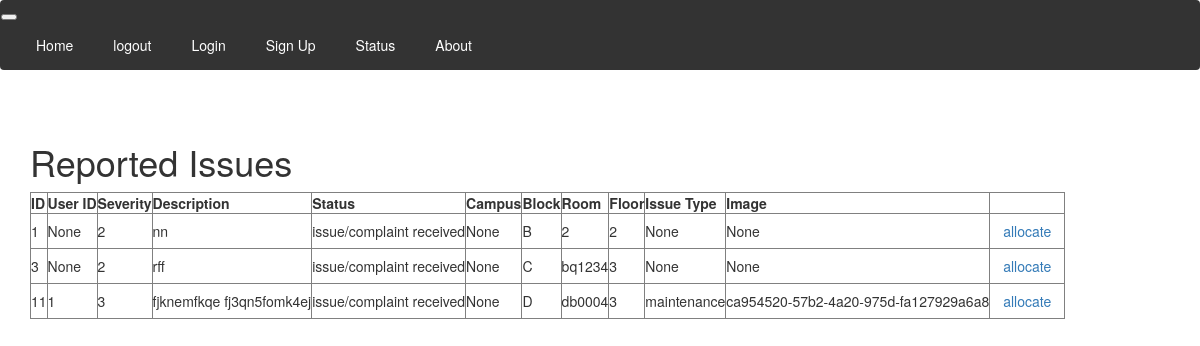
Screenshot of /Reported with the database file from the repository.
### tables this page shows
CREATE TABLE issues (
                    id INTEGER PRIMARY KEY,
                    user_id INTEGER,
                    staff_member_id INTEGER,
                    severity INTEGER,
                    description TEXT,
                    status TEXT,
                    campus TEXT,
                    block TEXT,
                    room TEXT,
                    floor INTEGER,
                    issue_type TEXT,
                    image TEXT,
                    FOREIGN KEY(user_id) REFERENCES users(id),
                    FOREIGN KEY(staff_member_id) REFERENCES users(id)
                );

### app.py (the view)
@app.route('/Reported')
def reported():
    conn = get_db_connection()
    cur = conn.cursor()
    cur.execute("SELECT * FROM issues WHERE status=?", ('issue/complaint received',))
    reported_issues = cur.fetchall()
    conn.close()
    return render_template('reported.html', reported_issues=reported_issues)

### app.py (called while the page is built)
def get_db_connection():
    conn = sqlite3.connect(DATABASE)
    conn.row_factory = sqlite3.Row
    return conn

### templates/reported.html (shortened to what this page needs)
{% extends "index.html" %}{% block content %}
<html lang="en">
<head>
</head>
<body>
<h1>Reported Issues</h1>
 <table border="1">
        <thead>
            <tr>
                <th>ID</th>
                <th>User ID</th>
                <th>Severity</th>
                <th>Description</th>
                <th>Status</th>
                <th>Campus</th>
                <th>Block</th>
                <th>Room</th>
                <th>Floor</th>
                <th>Issue Type</th>
                <th>Image</th>
            </tr>
        </thead>
        <tbody>
            {% for issue in reported_issues %}
            <tr>
                <td>{{ issue.id }}</td>
                <td>{{ issue.user_id }}</td>
                <td>{{ issue.severity }}</td>
                <td>{{ issue.description }}</td>
                <td>{{ issue.status }}</td>
                <td>{{ issue.campus }}</td>
                <td>{{ issue.block }}</td>
                <td>{{ issue.room }}</td>
                <td>{{ issue.floor }}</td>
                <td>{{ issue.issue_type }}</td>
                <td>{{ issue.image }}</td>
                <td>
                    <a href="{{url_for('allocate_issue',id=issue.id)}}" class="btn">allocate</a>
                </td>
            </tr>
            {% endfor %}
        </tbody>
    </table>
</body>
</html>
{% endblock %}

### templates/index.html (shortened to what this page needs)
<!DOCTYPE html>
<html>
    <head>
        <link rel="stylesheet"
        href="https://cdn.jsdelivr.net/npm/bootstrap@3.3.7/dist/css/bootstrap.min.css"
>
        <link rel="stylesheet"
        href="https://cdn.jsdelivr.net/npm/bootstrap@3.3.7/dist/css/bootstrap-theme.min.css"
>
    </head>
    <body>
        <nav class="navbar navbar-expand-lg navbar-dark bg-dark">
            <button
              class="navbar-toggler"
              type="button"
              data-toggle="collapse"
              data-target="#navbar"
            >
            </button>
            <div class="collapse navbar-collapse" id="navbar">
              <div class="navbar-nav">
                <a class="nav-item nav-link" id="home" href="/">Home</a>
                <a class="nav-item nav-link" id="logout" href="/logout">logout</a>
                <a class="nav-item nav-link" id="login" href="/login">Login</a>
                <a class="nav-item nav-link" id="signUp" href="/sign_up">Sign Up</a>
                  <a class="nav-item nav-link" id="status" href="/Status">Status</a>
                <a class="nav-item nav-link" id="About" href="/About">About</a>
              </div>
            </div>
          </nav>
        <div style="padding:16px">
        </div>
          <div class="container">{% block content %} {% endblock %}</div>
    </body>
</html>

### templates/index.html (style rules this page uses)
.navbar { overflow: hidden; background-color: #333; }
.navbar a { float: left; display: block; color: white; text-align: center; padding: 14px 20px; text-decoration: none; }

### rows the page displays
issues: id "1", user_id "None", severity "2", description "nn", status "issue/complaint received", campus "None", block "B", room "2", floor "2", issue_type "None", image "None"
issues: id "3", user_id "None", severity "2", description "rff", status "issue/complaint received", campus "None", block "C", room "bq1234", floor "3", issue_type "None", image "None"
issues: id "11", user_id "1", severity "3", description "fjknemfkqe fj3qn5fomk4ej", status "issue/complaint received", campus "None", block "D", room "db0004", floor "3", issue_type "maintenance", image "ca954520-57b2-4a20-975d-fa127929a6a8"
